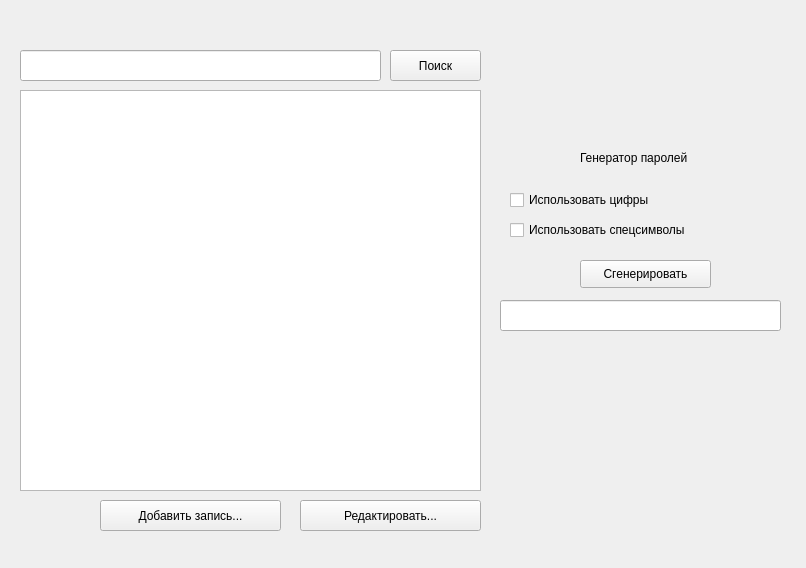
<?xml version="1.0" encoding="UTF-8"?>
<ui version="4.0">
 <class>MainWindow</class>
 <widget class="QMainWindow" name="MainWindow">
  <property name="geometry">
   <rect>
    <x>0</x>
    <y>0</y>
    <width>806</width>
    <height>568</height>
   </rect>
  </property>
  <property name="windowTitle">
   <string>MainWindow</string>
  </property>
  <widget class="QWidget" name="centralwidget">
   <widget class="QTableView" name="pws_table">
    <property name="geometry">
     <rect>
      <x>20</x>
      <y>90</y>
      <width>461</width>
      <height>401</height>
     </rect>
    </property>
   </widget>
   <widget class="QPushButton" name="edit_btn">
    <property name="geometry">
     <rect>
      <x>300</x>
      <y>500</y>
      <width>181</width>
      <height>31</height>
     </rect>
    </property>
    <property name="text">
     <string>Редактировать...</string>
    </property>
   </widget>
   <widget class="QPushButton" name="search_btn">
    <property name="geometry">
     <rect>
      <x>390</x>
      <y>50</y>
      <width>91</width>
      <height>31</height>
     </rect>
    </property>
    <property name="text">
     <string>Поиск</string>
    </property>
   </widget>
   <widget class="QCheckBox" name="num_cb">
    <property name="geometry">
     <rect>
      <x>510</x>
      <y>190</y>
      <width>201</width>
      <height>20</height>
     </rect>
    </property>
    <property name="text">
     <string>Использовать цифры</string>
    </property>
   </widget>
   <widget class="QCheckBox" name="punct_cb">
    <property name="geometry">
     <rect>
      <x>510</x>
      <y>220</y>
      <width>211</width>
      <height>20</height>
     </rect>
    </property>
    <property name="text">
     <string>Использовать спецсимволы</string>
    </property>
   </widget>
   <widget class="QLabel" name="gen_label">
    <property name="geometry">
     <rect>
      <x>580</x>
      <y>150</y>
      <width>121</width>
      <height>16</height>
     </rect>
    </property>
    <property name="text">
     <string>Генератор паролей</string>
    </property>
   </widget>
   <widget class="QLineEdit" name="search_bar">
    <property name="geometry">
     <rect>
      <x>20</x>
      <y>50</y>
      <width>361</width>
      <height>31</height>
     </rect>
    </property>
   </widget>
   <widget class="QLineEdit" name="gen_display">
    <property name="geometry">
     <rect>
      <x>500</x>
      <y>300</y>
      <width>281</width>
      <height>31</height>
     </rect>
    </property>
   </widget>
   <widget class="QPushButton" name="generate_btn">
    <property name="geometry">
     <rect>
      <x>580</x>
      <y>260</y>
      <width>131</width>
      <height>28</height>
     </rect>
    </property>
    <property name="text">
     <string>Сгенерировать</string>
    </property>
   </widget>
   <widget class="QPushButton" name="add_btn">
    <property name="geometry">
     <rect>
      <x>100</x>
      <y>500</y>
      <width>181</width>
      <height>31</height>
     </rect>
    </property>
    <property name="text">
     <string>Добавить запись...</string>
    </property>
   </widget>
  </widget>
 </widget>
 <resources/>
 <connections/>
</ui>
